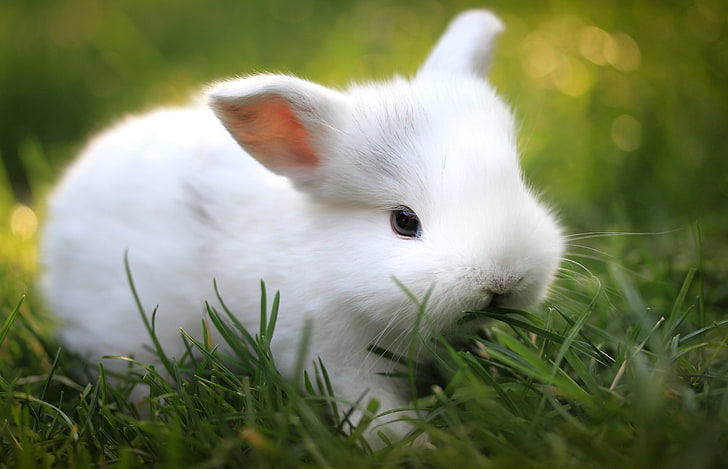
#> input picture Day 58/bunny.png, 728 x 469 px
$ python Lab2.py
#> lines starting #> are read from the running program, lines starting #| are printed output that depends on the picture
# Load the necessary library
import cv2
import matplotlib.pyplot as plt

# Load an image
image = cv2.imread('bunny.png')
#> image is the input picture: shape (469, 728, 3); mean B, G, R 95, 129, 121.7

# Convert the image from BGR (OpenCV format) to RGB (Matplotlib format)
image_rgb = cv2.cvtColor(image, cv2.COLOR_BGR2RGB)

# Resize image to 256x256 pixels
resized_image = cv2.resize(image_rgb, (125, 128))
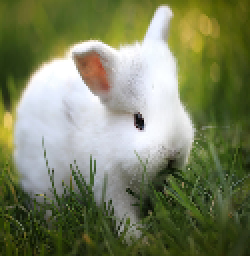
#> resized_image: shape (128, 125, 3) (shown 2 times larger); mean R, G, B 121.5, 128.9, 94.9
# Display the original and resized images
plt.figure(figsize=(10, 5))
plt.subplot(1, 2, 1)
plt.title('Original Image')
plt.imshow(image_rgb)
plt.axis('off')
plt.subplot(1, 2, 2)
plt.title('Resized Image (125x128)')
plt.imshow(resized_image)
plt.axis('off')
plt.show()
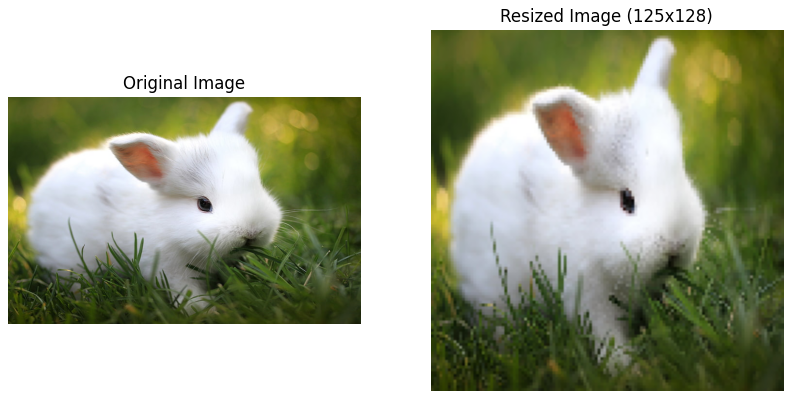
#> figure drawn by matplotlib, 2 panels
# Save or display the resized image
# cv2.imwrite('resized_image.jpg', resized_image)

# Crop image to a region (x, y, width, height)
cropped_image = image_rgb[50:130, 50:200]
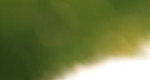
#> cropped_image: shape (80, 150, 3); mean R, G, B 112.6, 122.2, 67.4

# Display the original and resized images
plt.figure(figsize=(10, 5))
plt.subplot(1, 2, 1)
plt.title('Original Image')
plt.imshow(image_rgb)
plt.axis('off')
plt.subplot(1, 2, 2)
plt.title('cropped_image')
plt.imshow(cropped_image)
plt.axis('off')
plt.show()
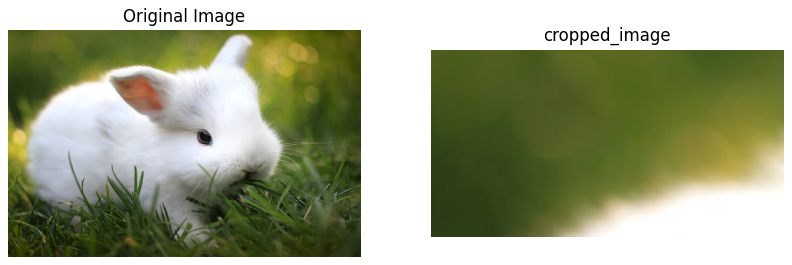
#> figure drawn by matplotlib, 2 panels

# Rotate image by 45 degrees
(h, w) = image_rgb.shape[:2]
#> h = 469; w = 728
center = (w // 2, h // 2)
#> center = (364, 234)
M = cv2.getRotationMatrix2D(center, 45, 1.0)
rotated_image = cv2.warpAffine(image_rgb, M, (w, h))
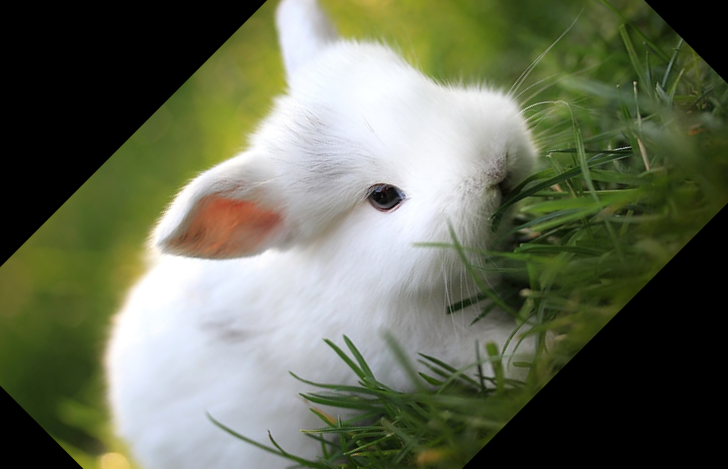
#> rotated_image: shape (469, 728, 3); mean R, G, B 102.1, 107.7, 86.4


# Display the original and resized images
plt.figure(figsize=(10, 5))
plt.subplot(1, 2, 1)
plt.title('Original Image')
plt.imshow(image_rgb)
plt.axis('off')
plt.subplot(1, 2, 2)
plt.title('rotated_image')
plt.imshow(rotated_image)
plt.axis('off')
plt.show()

$ run again, with Day 58/cat.jpg saved as Day 58/bunny.png
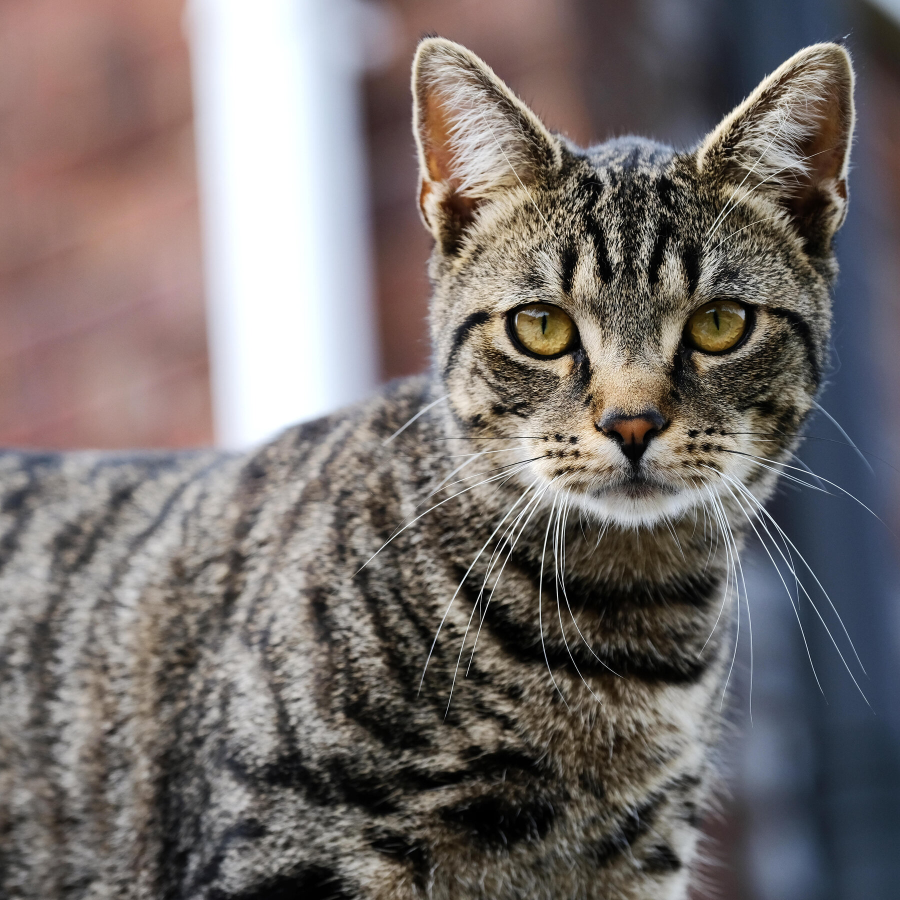
#> input picture Day 58/cat.jpg, 1800 x 1800 px (shown at 1/2 size)
#> image is the input picture: shape (1800, 1800, 3); mean B, G, R 108.6, 110.7, 118.1
#> `cropped_image = image_rgb[50:130, 50:200]`:
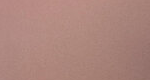
#> cropped_image: shape (80, 150, 3); mean R, G, B 172.4, 133.3, 124.6
#> `rotated_image = cv2.warpAffine(image_rgb, M, (w, h))`:
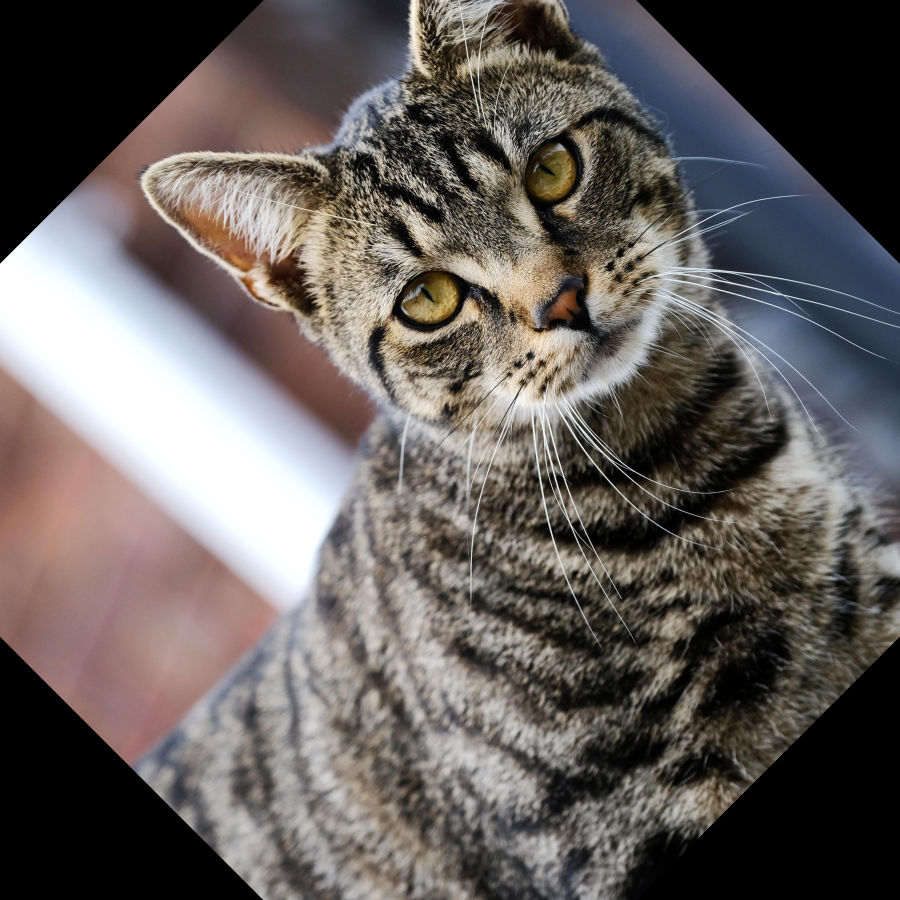
#> rotated_image: shape (1800, 1800, 3) (shown at 1/2 size); mean R, G, B 100.7, 94.8, 92.4

$ run again, with Day 58/emma.jpg saved as Day 58/bunny.png
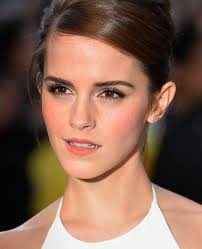
#> input picture Day 58/emma.jpg, 202 x 249 px
#> image is the input picture: shape (249, 202, 3); mean B, G, R 82, 98, 130.6
#> `cropped_image = image_rgb[50:130, 50:200]`:
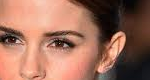
#> cropped_image: shape (80, 150, 3); mean R, G, B 158.2, 110.2, 92
#> `rotated_image = cv2.warpAffine(image_rgb, M, (w, h))`:
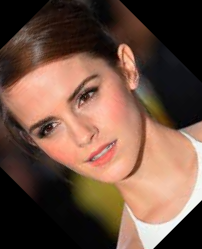
#> rotated_image: shape (249, 202, 3); mean R, G, B 109.6, 80.4, 65.7
